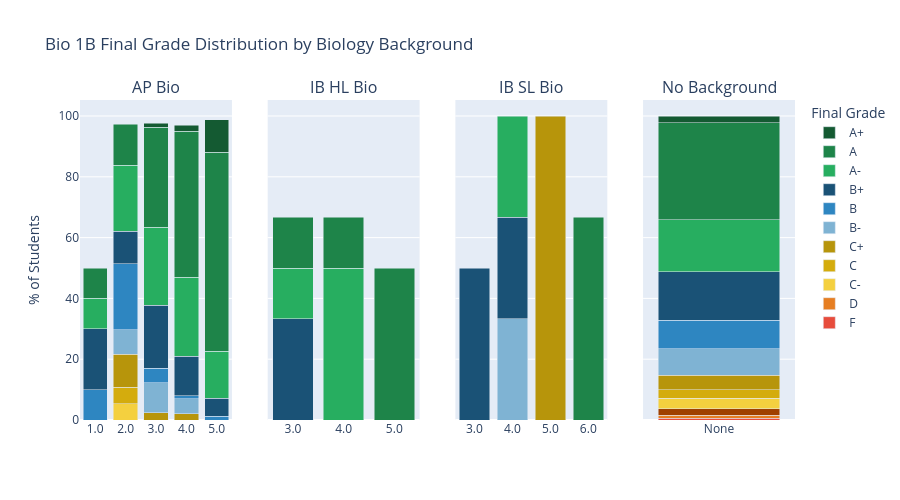

The notebook cell this image was saved under:
### Markdown cell above
### Grade Distribution by Biology Background

### Code cell
## Visualization: Bio 1B Final Grade Distribution by Biology Background

# map component codes to readable background labels
joined_all["bio_background"] = joined_all["Component"].map({
    "AP20": "AP Bio",
    "IBH10": "IB HL Bio",
    "IBS25": "IB SL Bio"
}).fillna("No Background")

# build counts first, then compute pct after concat
ap_ib = joined_all[joined_all["bio_background"] != "No Background"].groupby(["bio_background", "Score", "Final Grade"]).size().reset_index(name="count")

no_bg = joined_all[joined_all["bio_background"] == "No Background"].groupby("Final Grade").size().reset_index(name="count")
no_bg["bio_background"] = "No Background"
no_bg["Score"] = "None"

letter_pct = pd.concat([ap_ib, no_bg], ignore_index=True)

# compute pct after concat
letter_pct["pct"] = letter_pct["count"] / letter_pct.groupby(["bio_background", "Score"])["count"].transform("sum") * 100

# define grade order from worst to best so A+ stacks on top
grade_order = ["F", "D-", "D", "D+", "C-", "C", "C+", "B-", "B", "B+", "A-", "A", "A+"]

# deeper/richer colors for higher grades, lighter for lower grades
# A grades: deep green -> light green
# B grades: deep blue -> light blue
# C grades: deep yellow -> light yellow
# D grades: deep orange -> light orange
# F: red
colors = {
    "A+": "#145A32",  # deepest green
    "A":  "#1E8449",
    "A-": "#27AE60",
    "B+": "#1A5276",  # deepest blue
    "B":  "#2E86C1",
    "B-": "#7FB3D3",
    "C+": "#B7950B",  # deepest yellow
    "C":  "#D4AC0D",
    "C-": "#F4D03F",
    "D+": "#A04000",  # deepest orange
    "D":  "#E67E22",
    "D-": "#F0B27A",
    "F":  "#E74C3C",  # red
}

groups = ["AP Bio", "IB HL Bio", "IB SL Bio", "No Background"]
fig = make_subplots(rows=1, cols=4, subplot_titles=groups, shared_yaxes=True)

for i, group in enumerate(groups, 1):
    # filter to current group
    subset = letter_pct[letter_pct["bio_background"] == group]

    # pivot so rows = score, columns = letter grade
    pivot = subset.pivot_table(index="Score", columns="Final Grade", values="pct", aggfunc="sum")

    # reorder columns to match grade_order (only keep grades that exist in data)
    pivot = pivot.reindex(columns=[g for g in grade_order if g in pivot.columns])

    # add one bar trace per letter grade
    for grade in pivot.columns:
        fig.add_trace(
            go.Bar(
                name=grade,
                x=pivot.index.astype(str),
                y=pivot[grade],
                marker_color=colors[grade],
                # hover shows grade, score, and percentage
                hovertemplate=f"<b>{grade}</b><br>Score: %{{x}}<br>Percentage: %{{y:.1f}}%<extra></extra>",
                # only show legend for first subplot to avoid duplicates
                showlegend=(i == 1)
            ),
            row=1, col=i
        )

fig.update_layout(
    barmode="stack",
    title="Bio 1B Final Grade Distribution by Biology Background",
    height=500,
    legend_title="Final Grade",
)

# only label y axis on first subplot since they're shared
fig.update_yaxes(title_text="% of Students", row=1, col=1)

fig.show()

### Figure 1 — Plotly figure (JSON) as saved in the notebook; plotly's stock layout.template omitted (floating-point values rounded to 4 significant figures)
{"data": [{"hovertemplate": "<b>F</b><br>Score: %{x}<br>Percentage: %{y:.1f}%<extra></extra>", "marker": {"color": "#E74C3C"}, "name": "F", "showlegend": true, "type": "bar", "x": ["1.0", "2.0", "3.0", "4.0", "5.0"], "xaxis": "x", "y": [10.0, 2.703, NaN, 1.0, NaN], "yaxis": "y"}, {"hovertemplate": "<b>D</b><br>Score: %{x}<br>Percentage: %{y:.1f}%<extra></extra>", "marker": {"color": "#E67E22"}, "name": "D", "showlegend": true, "type": "bar", "x": ["1.0", "2.0", "3.0", "4.0", "5.0"], "xaxis": "x", "y": [10.0, NaN, 1.22, NaN, NaN], "yaxis": "y"}, {"hovertemplate": "<b>C-</b><br>Score: %{x}<br>Percentage: %{y:.1f}%<extra></extra>", "marker": {"color": "#F4D03F"}, "name": "C-", "showlegend": true, "type": "bar", "x": ["1.0", "2.0", "3.0", "4.0", "5.0"], "xaxis": "x", "y": [30.0, 5.405, 1.22, 2.0, NaN], "yaxis": "y"}, {"hovertemplate": "<b>C</b><br>Score: %{x}<br>Percentage: %{y:.1f}%<extra></extra>", "marker": {"color": "#D4AC0D"}, "name": "C", "showlegend": true, "type": "bar", "x": ["1.0", "2.0", "3.0", "4.0", "5.0"], "xaxis": "x", "y": [NaN, 5.405, NaN, NaN, NaN], "yaxis": "y"}, {"hovertemplate": "<b>C+</b><br>Score: %{x}<br>Percentage: %{y:.1f}%<extra></extra>", "marker": {"color": "#B7950B"}, "name": "C+", "showlegend": true, "type": "bar", "x": ["1.0", "2.0", "3.0", "4.0", "5.0"], "xaxis": "x", "y": [NaN, 10.81, 2.439, 2.0, 1.19], "yaxis": "y"}, {"hovertemplate": "<b>B-</b><br>Score: %{x}<br>Percentage: %{y:.1f}%<extra></extra>", "marker": {"color": "#7FB3D3"}, "name": "B-", "showlegend": true, "type": "bar", "x": ["1.0", "2.0", "3.0", "4.0", "5.0"], "xaxis": "x", "y": [NaN, 8.108, 9.756, 5.0, NaN], "yaxis": "y"}, {"hovertemplate": "<b>B</b><br>Score: %{x}<br>Percentage: %{y:.1f}%<extra></extra>", "marker": {"color": "#2E86C1"}, "name": "B", "showlegend": true, "type": "bar", "x": ["1.0", "2.0", "3.0", "4.0", "5.0"], "xaxis": "x", "y": [10.0, 21.62, 4.878, 1.0, 1.19], "yaxis": "y"}, {"hovertemplate": "<b>B+</b><br>Score: %{x}<br>Percentage: %{y:.1f}%<extra></extra>", "marker": {"color": "#1A5276"}, "name": "B+", "showlegend": true, "type": "bar", "x": ["1.0", "2.0", "3.0", "4.0", "5.0"], "xaxis": "x", "y": [20.0, 10.81, 20.73, 13.0, 5.952], "yaxis": "y"}, {"hovertemplate": "<b>A-</b><br>Score: %{x}<br>Percentage: %{y:.1f}%<extra></extra>", "marker": {"color": "#27AE60"}, "name": "A-", "showlegend": true, "type": "bar", "x": ["1.0", "2.0", "3.0", "4.0", "5.0"], "xaxis": "x", "y": [10.0, 21.62, 25.61, 26.0, 15.48], "yaxis": "y"}, {"hovertemplate": "<b>A</b><br>Score: %{x}<br>Percentage: %{y:.1f}%<extra></extra>", "marker": {"color": "#1E8449"}, "name": "A", "showlegend": true, "type": "bar", "x": ["1.0", "2.0", "3.0", "4.0", "5.0"], "xaxis": "x", "y": [10.0, 13.51, 32.93, 48.0, 65.48], "yaxis": "y"}, {"hovertemplate": "<b>A+</b><br>Score: %{x}<br>Percentage: %{y:.1f}%<extra></extra>", "marker": {"color": "#145A32"}, "name": "A+", "showlegend": true, "type": "bar", "x": ["1.0", "2.0", "3.0", "4.0", "5.0"], "xaxis": "x", "y": [NaN, NaN, 1.22, 2.0, 10.71], "yaxis": "y"}, {"hovertemplate": "<b>C+</b><br>Score: %{x}<br>Percentage: %{y:.1f}%<extra></extra>", "marker": {"color": "#B7950B"}, "name": "C+", "showlegend": false, "type": "bar", "x": ["3.0", "4.0", "5.0"], "xaxis": "x2", "y": [NaN, 16.67, NaN], "yaxis": "y2"}, {"hovertemplate": "<b>B-</b><br>Score: %{x}<br>Percentage: %{y:.1f}%<extra></extra>", "marker": {"color": "#7FB3D3"}, "name": "B-", "showlegend": false, "type": "bar", "x": ["3.0", "4.0", "5.0"], "xaxis": "x2", "y": [33.33, NaN, NaN], "yaxis": "y2"}, {"hovertemplate": "<b>B</b><br>Score: %{x}<br>Percentage: %{y:.1f}%<extra></extra>", "marker": {"color": "#2E86C1"}, "name": "B", "showlegend": false, "type": "bar", "x": ["3.0", "4.0", "5.0"], "xaxis": "x2", "y": [NaN, 16.67, NaN], "yaxis": "y2"}, {"hovertemplate": "<b>B+</b><br>Score: %{x}<br>Percentage: %{y:.1f}%<extra></extra>", "marker": {"color": "#1A5276"}, "name": "B+", "showlegend": false, "type": "bar", "x": ["3.0", "4.0", "5.0"], "xaxis": "x2", "y": [33.33, NaN, 50.0], "yaxis": "y2"}, {"hovertemplate": "<b>A-</b><br>Score: %{x}<br>Percentage: %{y:.1f}%<extra></extra>", "marker": {"color": "#27AE60"}, "name": "A-", "showlegend": false, "type": "bar", "x": ["3.0", "4.0", "5.0"], "xaxis": "x2", "y": [16.67, 50.0, NaN], "yaxis": "y2"}, {"hovertemplate": "<b>A</b><br>Score: %{x}<br>Percentage: %{y:.1f}%<extra></extra>", "marker": {"color": "#1E8449"}, "name": "A", "showlegend": false, "type": "bar", "x": ["3.0", "4.0", "5.0"], "xaxis": "x2", "y": [16.67, 16.67, 50.0], "yaxis": "y2"}, {"hovertemplate": "<b>C</b><br>Score: %{x}<br>Percentage: %{y:.1f}%<extra></extra>", "marker": {"color": "#D4AC0D"}, "name": "C", "showlegend": false, "type": "bar", "x": ["3.0", "4.0", "5.0", "6.0"], "xaxis": "x3", "y": [50.0, NaN, NaN, NaN], "yaxis": "y3"}, {"hovertemplate": "<b>C+</b><br>Score: %{x}<br>Percentage: %{y:.1f}%<extra></extra>", "marker": {"color": "#B7950B"}, "name": "C+", "showlegend": false, "type": "bar", "x": ["3.0", "4.0", "5.0", "6.0"], "xaxis": "x3", "y": [NaN, NaN, 100.0, NaN], "yaxis": "y3"}, {"hovertemplate": "<b>B-</b><br>Score: %{x}<br>Percentage: %{y:.1f}%<extra></extra>", "marker": {"color": "#7FB3D3"}, "name": "B-", "showlegend": false, "type": "bar", "x": ["3.0", "4.0", "5.0", "6.0"], "xaxis": "x3", "y": [NaN, 33.33, NaN, NaN], "yaxis": "y3"}, {"hovertemplate": "<b>B+</b><br>Score: %{x}<br>Percentage: %{y:.1f}%<extra></extra>", "marker": {"color": "#1A5276"}, "name": "B+", "showlegend": false, "type": "bar", "x": ["3.0", "4.0", "5.0", "6.0"], "xaxis": "x3", "y": [50.0, 33.33, NaN, 33.33], "yaxis": "y3"}, {"hovertemplate": "<b>A-</b><br>Score: %{x}<br>Percentage: %{y:.1f}%<extra></extra>", "marker": {"color": "#27AE60"}, "name": "A-", "showlegend": false, "type": "bar", "x": ["3.0", "4.0", "5.0", "6.0"], "xaxis": "x3", "y": [NaN, 33.33, NaN, NaN], "yaxis": "y3"}, {"hovertemplate": "<b>A</b><br>Score: %{x}<br>Percentage: %{y:.1f}%<extra></extra>", "marker": {"color": "#1E8449"}, "name": "A", "showlegend": false, "type": "bar", "x": ["3.0", "4.0", "5.0", "6.0"], "xaxis": "x3", "y": [NaN, NaN, NaN, 66.67], "yaxis": "y3"}, {"hovertemplate": "<b>F</b><br>Score: %{x}<br>Percentage: %{y:.1f}%<extra></extra>", "marker": {"color": "#E74C3C"}, "name": "F", "showlegend": false, "type": "bar", "x": ["None"], "xaxis": "x4", "y": [0.625], "yaxis": "y4"}, {"hovertemplate": "<b>D</b><br>Score: %{x}<br>Percentage: %{y:.1f}%<extra></extra>", "marker": {"color": "#E67E22"}, "name": "D", "showlegend": false, "type": "bar", "x": ["None"], "xaxis": "x4", "y": [0.9375], "yaxis": "y4"}, {"hovertemplate": "<b>D+</b><br>Score: %{x}<br>Percentage: %{y:.1f}%<extra></extra>", "marker": {"color": "#A04000"}, "name": "D+", "showlegend": false, "type": "bar", "x": ["None"], "xaxis": "x4", "y": [2.188], "yaxis": "y4"}, {"hovertemplate": "<b>C-</b><br>Score: %{x}<br>Percentage: %{y:.1f}%<extra></extra>", "marker": {"color": "#F4D03F"}, "name": "C-", "showlegend": false, "type": "bar", "x": ["None"], "xaxis": "x4", "y": [3.438], "yaxis": "y4"}, {"hovertemplate": "<b>C</b><br>Score: %{x}<br>Percentage: %{y:.1f}%<extra></extra>", "marker": {"color": "#D4AC0D"}, "name": "C", "showlegend": false, "type": "bar", "x": ["None"], "xaxis": "x4", "y": [2.812], "yaxis": "y4"}, {"hovertemplate": "<b>C+</b><br>Score: %{x}<br>Percentage: %{y:.1f}%<extra></extra>", "marker": {"color": "#B7950B"}, "name": "C+", "showlegend": false, "type": "bar", "x": ["None"], "xaxis": "x4", "y": [4.688], "yaxis": "y4"}, {"hovertemplate": "<b>B-</b><br>Score: %{x}<br>Percentage: %{y:.1f}%<extra></extra>", "marker": {"color": "#7FB3D3"}, "name": "B-", "showlegend": false, "type": "bar", "x": ["None"], "xaxis": "x4", "y": [8.75], "yaxis": "y4"}, {"hovertemplate": "<b>B</b><br>Score: %{x}<br>Percentage: %{y:.1f}%<extra></extra>", "marker": {"color": "#2E86C1"}, "name": "B", "showlegend": false, "type": "bar", "x": ["None"], "xaxis": "x4", "y": [9.375], "yaxis": "y4"}, {"hovertemplate": "<b>B+</b><br>Score: %{x}<br>Percentage: %{y:.1f}%<extra></extra>", "marker": {"color": "#1A5276"}, "name": "B+", "showlegend": false, "type": "bar", "x": ["None"], "xaxis": "x4", "y": [15.94], "yaxis": "y4"}, {"hovertemplate": "<b>A-</b><br>Score: %{x}<br>Percentage: %{y:.1f}%<extra></extra>", "marker": {"color": "#27AE60"}, "name": "A-", "showlegend": false, "type": "bar", "x": ["None"], "xaxis": "x4", "y": [17.19], "yaxis": "y4"}, {"hovertemplate": "<b>A</b><br>Score: %{x}<br>Percentage: %{y:.1f}%<extra></extra>", "marker": {"color": "#1E8449"}, "name": "A", "showlegend": false, "type": "bar", "x": ["None"], "xaxis": "x4", "y": [31.87], "yaxis": "y4"}, {"hovertemplate": "<b>A+</b><br>Score: %{x}<br>Percentage: %{y:.1f}%<extra></extra>", "marker": {"color": "#145A32"}, "name": "A+", "showlegend": false, "type": "bar", "x": ["None"], "xaxis": "x4", "y": [2.188], "yaxis": "y4"}], "layout": {"annotations": [{"font": {"size": 16}, "showarrow": false, "text": "AP Bio", "x": 0.1062, "xanchor": "center", "xref": "paper", "y": 1, "yanchor": "bottom", "yref": "paper"}, {"font": {"size": 16}, "showarrow": false, "text": "IB HL Bio", "x": 0.3688, "xanchor": "center", "xref": "paper", "y": 1, "yanchor": "bottom", "yref": "paper"}, {"font": {"size": 16}, "showarrow": false, "text": "IB SL Bio", "x": 0.6313, "xanchor": "center", "xref": "paper", "y": 1, "yanchor": "bottom", "yref": "paper"}, {"font": {"size": 16}, "showarrow": false, "text": "No Background", "x": 0.8938, "xanchor": "center", "xref": "paper", "y": 1, "yanchor": "bottom", "yref": "paper"}], "barmode": "stack", "height": 500, "legend": {"title": {"text": "Final Grade"}}, "title": {"text": "Bio 1B Final Grade Distribution by Biology Background"}, "xaxis": {"anchor": "y", "domain": [0, 0.2125]}, "xaxis2": {"anchor": "y2", "domain": [0.2625, 0.475]}, "xaxis3": {"anchor": "y3", "domain": [0.525, 0.7375]}, "xaxis4": {"anchor": "y4", "domain": [0.7875, 1]}, "yaxis": {"anchor": "x", "domain": [0, 1], "title": {"text": "% of Students"}}, "yaxis2": {"anchor": "x2", "domain": [0, 1], "matches": "y", "showticklabels": false}, "yaxis3": {"anchor": "x3", "domain": [0, 1], "matches": "y", "showticklabels": false}, "yaxis4": {"anchor": "x4", "domain": [0, 1], "matches": "y", "showticklabels": false}}}
